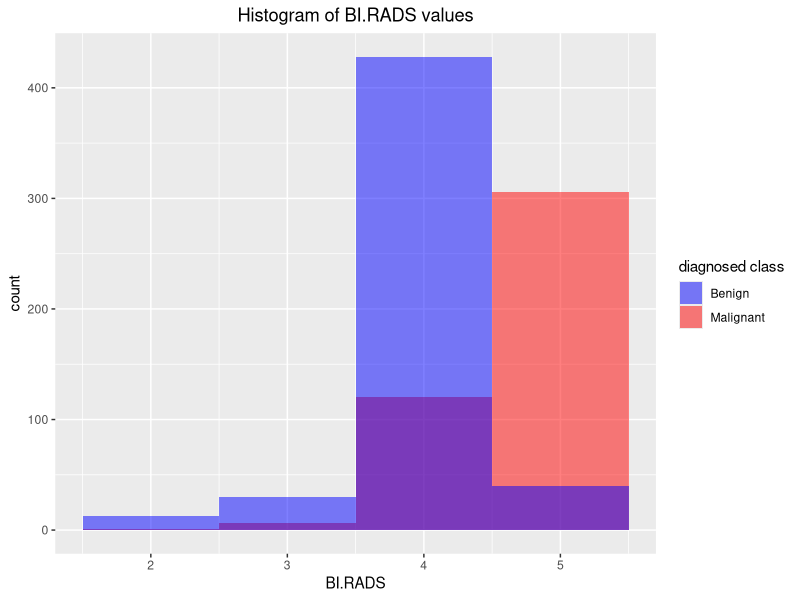
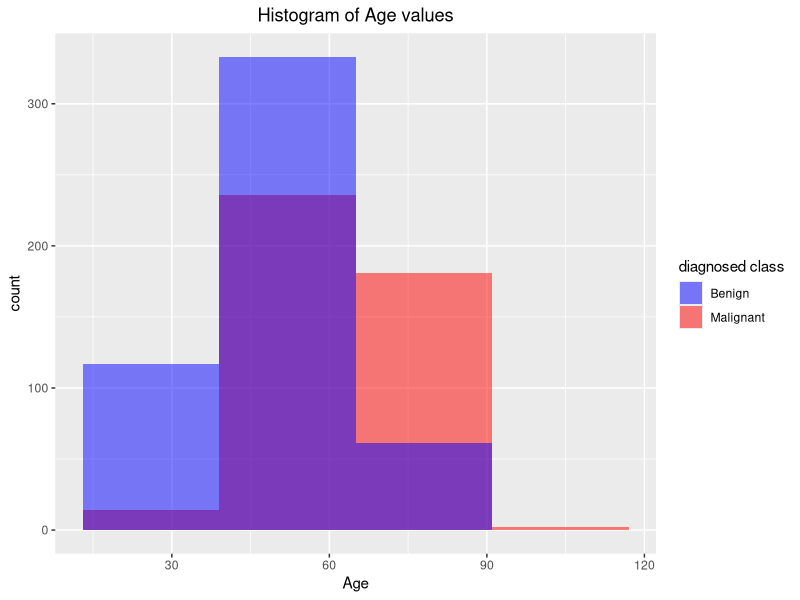
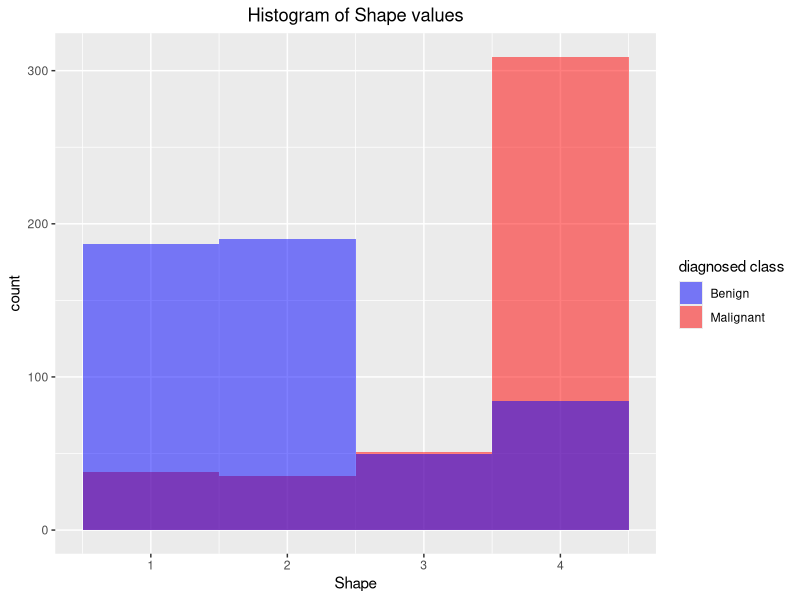
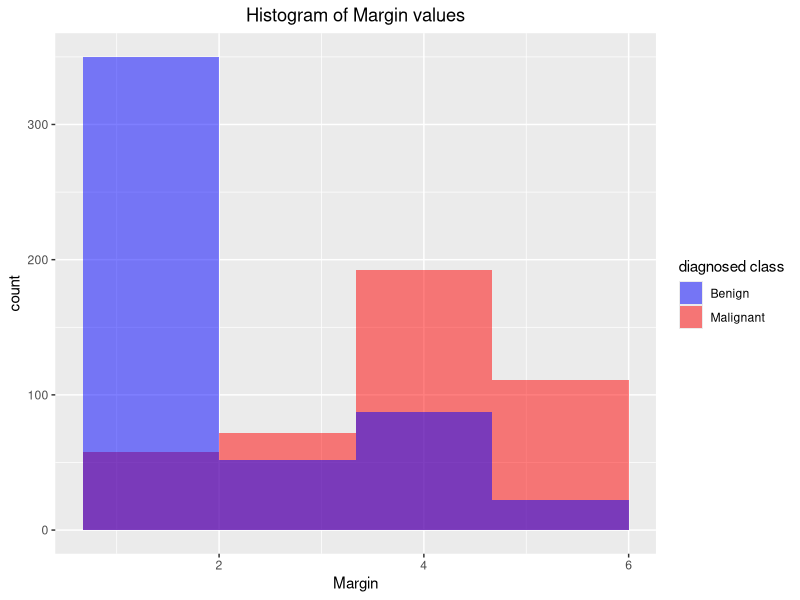
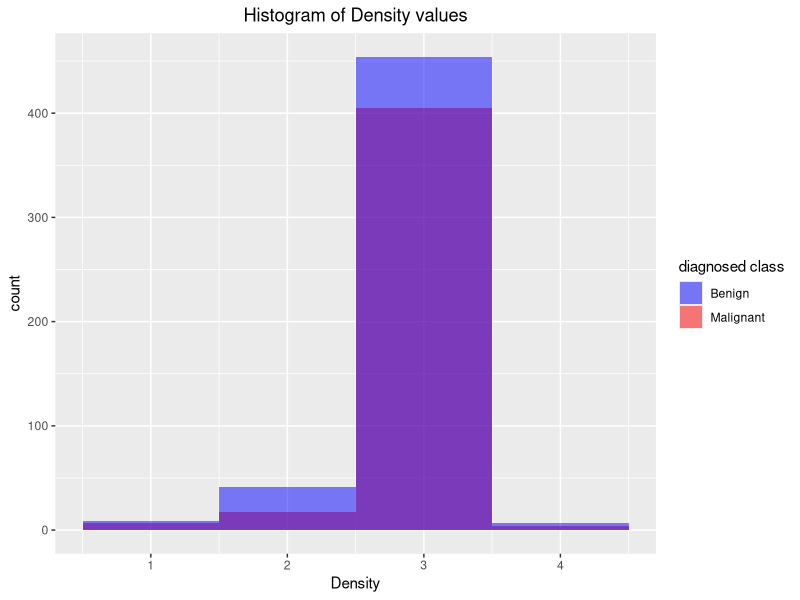
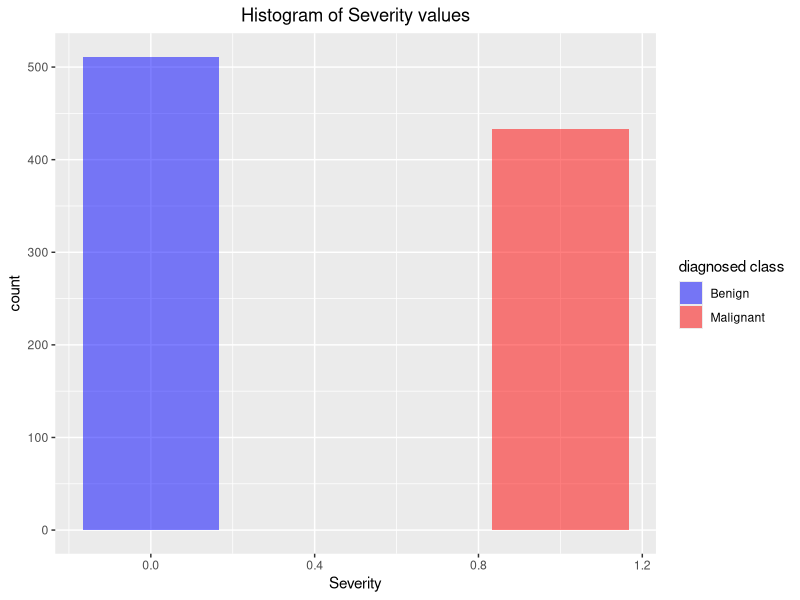
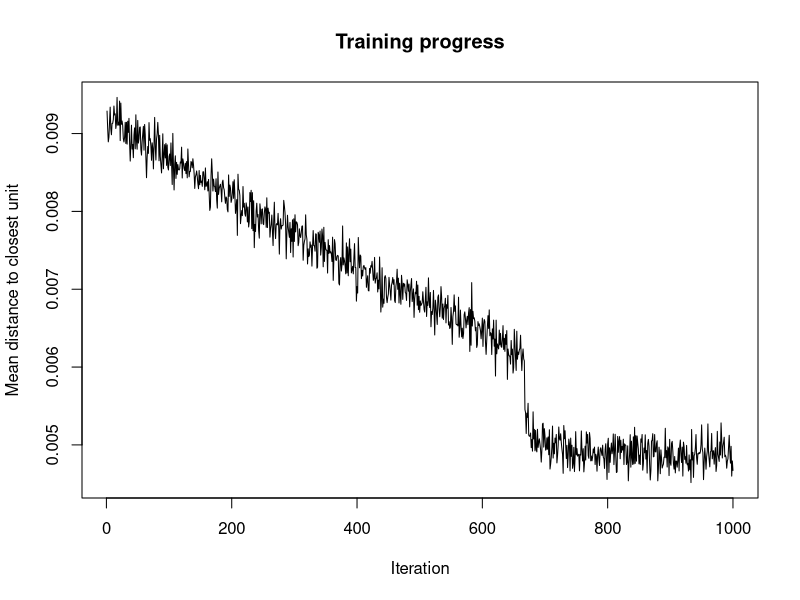
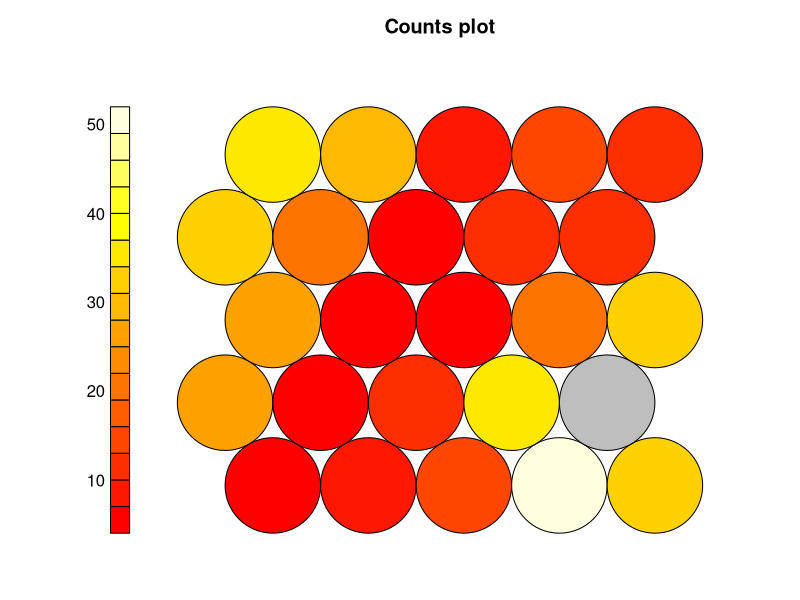

Reproduce these figures in R, in order.
## ---- chunk 1
cat("\014")
rm(list = ls())
library(dplyr)
library(ggplot2)
library(kohonen)
## ---- chunk 2

dataset <- read.csv("dataset.txt", 
                        header = TRUE, 
                        sep = ",",
                        stringsAsFactors = FALSE)

for (i in 1:5){
  dataset[,i] <- as.numeric(dataset[,i])
}


#Predicting missing values
for(i in 1:5){
  datasetok <- switch(i,dataset[!is.na(dataset$BI.RADS),],
                      dataset[!is.na(dataset$Age),],
                      dataset[!is.na(dataset$Shape),],
                      dataset[!is.na(dataset$Margin),],
                      dataset[!is.na(dataset$Density),])
  datasetna <- switch(i,dataset[is.na(dataset$BI.RADS),],
                      dataset[is.na(dataset$Age),],
                      dataset[is.na(dataset$Shape),],
                      dataset[is.na(dataset$Margin),],
                      dataset[is.na(dataset$Density),])
  model <- switch(i,lm(BI.RADS ~ Severity,data = datasetok,na.action=na.omit),
                  lm(Age ~ Severity*(BI.RADS),data = datasetok,na.action=na.omit),
                  lm(Shape ~ Severity*(Age+BI.RADS),data = datasetok,na.action=na.omit),
                  lm(Margin ~ Severity*(Age+Shape+BI.RADS),data = datasetok,na.action=na.omit),
                  lm(Density ~ Severity*(Age+Shape+Margin+BI.RADS),data = datasetok,na.action=na.omit))
  summary(model)
  dataset[is.na(dataset[,i]),i] <- round(predict(model,datasetna))
}

Malignant <- dataset[dataset$Severity == 1,]
Benign <- dataset[dataset$Severity == 0,]

Benign <- Benign[!(Benign$BI.RADS < 1 | Benign$BI.RADS > 5  | Benign$Shape < 1  | Benign$Shape > 4
                  | Benign$Margin < 1  | Benign$Margin > 5  | Benign$Density < 1  | Benign$Density > 4),]
Malignant <- Malignant[!(Malignant$BI.RADS < 1 | Malignant$BI.RADS > 5  | Malignant$Shape < 1  | Malignant$Shape > 4
                  | Malignant$Margin < 1  | Malignant$Margin > 5  | Malignant$Density < 1  | Malignant$Density > 4),]

numberOfMalignant <- nrow(Malignant)
numberOfBenign <- nrow(Benign)

dataset <- rbind(Malignant,Benign)
traingingData <- rbind(Malignant[1:round(dim(Malignant)[1]/2),],Benign[1:round(dim(Benign)[1]/2),])
testingData <- rbind(Malignant[(round(dim(Malignant)[1]/2)+1):dim(Malignant)[1],],Benign[(round(dim(Benign)[1]/2)+1):dim(Benign)[1],])

## ---- chunk 3

ggplot(Malignant,aes(BI.RADS, fill = "Malignant")) + geom_histogram(bins = 4, alpha = 0.5) + 
  geom_histogram(data = Benign,mapping = aes(BI.RADS, fill = "Benign"),bins = 4, alpha = 0.5) +
  ggtitle("Histogram of BI.RADS values") +
  theme(plot.title = element_text(hjust = 0.5)) +
  scale_fill_manual(name="diagnosed class",values=c(Malignant="red",Benign="blue"))

ggplot(Malignant,aes(Age, fill = "Malignant")) + geom_histogram(bins = 4, alpha = 0.5) + 
  geom_histogram(data = Benign,mapping = aes(Age, fill = "Benign"),bins = 4, alpha = 0.5) +
  ggtitle("Histogram of Age values") +
  theme(plot.title = element_text(hjust = 0.5)) +
  scale_fill_manual(name="diagnosed class",values=c(Malignant="red",Benign="blue"))

ggplot(Malignant,aes(Shape, fill = "Malignant")) + geom_histogram(bins = 4, alpha = 0.5) + 
  geom_histogram(data = Benign,mapping = aes(Shape, fill = "Benign"),bins = 4, alpha = 0.5) +
  ggtitle("Histogram of Shape values") +
  theme(plot.title = element_text(hjust = 0.5)) +
  scale_fill_manual(name="diagnosed class",values=c(Malignant="red",Benign="blue"))

ggplot(Malignant,aes(Margin, fill = "Malignant")) + geom_histogram(bins = 4, alpha = 0.5) + 
  geom_histogram(data = Benign,mapping = aes(Margin, fill = "Benign"),bins = 4, alpha = 0.5) +
  ggtitle("Histogram of Margin values") +
  theme(plot.title = element_text(hjust = 0.5)) +
  scale_fill_manual(name="diagnosed class",values=c(Malignant="red",Benign="blue"))

ggplot(Malignant,aes(Density, fill = "Malignant")) + geom_histogram(bins = 4, alpha = 0.5) + 
  geom_histogram(data = Benign,mapping = aes(Density, fill = "Benign"),bins = 4, alpha = 0.5) +
  ggtitle("Histogram of Density values") +
  theme(plot.title = element_text(hjust = 0.5)) +
  scale_fill_manual(name="diagnosed class",values=c(Malignant="red",Benign="blue"))

ggplot(Malignant,aes(Severity, fill = "Malignant")) + geom_histogram(bins = 4, alpha = 0.5) + 
  geom_histogram(data = Benign,mapping = aes(Severity, fill = "Benign"),bins = 4, alpha = 0.5) +
  ggtitle("Histogram of Severity values") +
  theme(plot.title = element_text(hjust = 0.5)) +
  scale_fill_manual(name="diagnosed class",values=c(Malignant="red",Benign="blue"))

## ---- chunk 4
for (i in 1:5){
  traingingData[,i] <- (traingingData[,i] - min(traingingData[,i]))/(max(traingingData[,i])-min(traingingData[,i]))
  testingData[,i] <- (testingData[,i] - min(testingData[,i]))/(max(testingData[,i])-min(testingData[,i]))
}
## ---- chunk 5

set.seed(303803)
gridNumOfRow = 5
gridNumOfCol = 5
numberOfIterations = 1000
learningRate = c(0.05,0.001)
topology = c("rectangular", "hexagonal")
data_train_matrix <- as.matrix(traingingData[,1:5])
som_grid <- somgrid(xdim = gridNumOfRow, ydim=gridNumOfCol, topo=topology[2], neighbourhood.fct = "gaussian")
som_model <- som(data_train_matrix, 
		grid=som_grid, 
		rlen=numberOfIterations, 
		alpha=learningRate, 
		keep.data = TRUE)

## ---- chunk 6

# Training progress
plot(som_model, type="changes")

# Node counts
plot(som_model, type="count")

# Node maps
plot(som_model, type="mapping")

# Node quality
plot(som_model, type="quality")

# Neighbor distance
plot(som_model, type="dist.neighbours")

# Node codes
plot(som_model, type="codes")

#- setting the coloring function
coolBlueHotRed <- function(n, alpha = 1) {rainbow(n, end=4/6, alpha=alpha)[n:1]}
pretty_palette <- c("#1f77b4","#ff7f0e","#2ca02c", "#d62728","#9467bd","#8c564b","#e377c2")

c <- som_model$codes 
som_cluster <- cutree(hclust(dist(som_model$codes[[1]])), 2)
plot(som_model, type="mapping", bgcol = pretty_palette[som_cluster], main = "Clusters") 
add.cluster.boundaries(som_model, som_cluster)

## ---- chunk 7

pred <- predict(som_model, newdata = as.matrix(testingData[,1:5]), trainingdata = as.matrix(traingingData[,1:5]))

# table(Predicted = pred$predictions[[1]], Actual = as.matrix(testingData[,1:5]))
# pred$predictions[[1]]
# som_cluster_test <- cutree(hclust(dist(pred$predictions[[1]])), som_cluster)
# plot(som_model, type="mapping", bgcol = pretty_palette[s

# new_data_units <- map(som_model, newdata = data.matrix(testingData[,1:5]))
# new_data_classes <- som_cluster[new_data_units$unit.classif]


## ---- chunk 8
